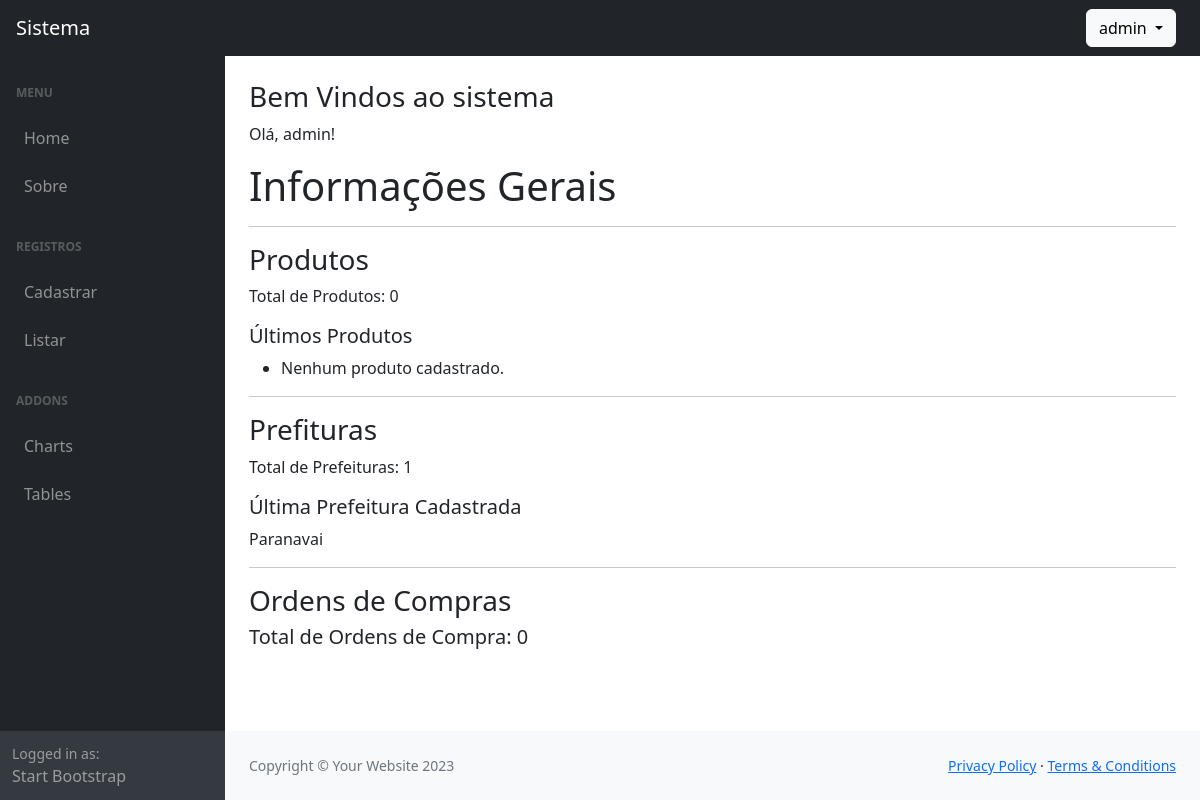
Page / (signed in) on the earlier database version.
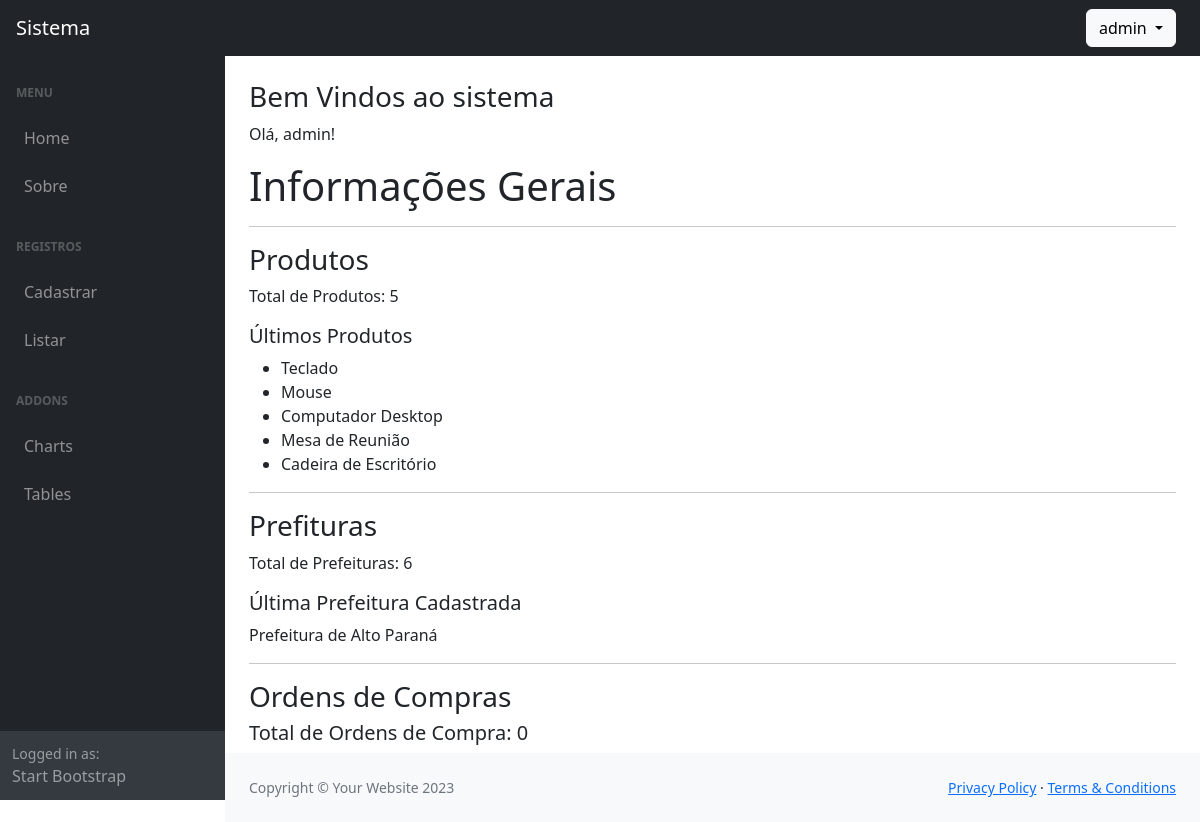
Same page on the later database version.
### cadastros/models.py (models this page shows, shortened)
class Prefeitura(models.Model):
    nome = models.CharField(max_length=150)
    cidade = models.ForeignKey(Cidade, on_delete=models.PROTECT)
    cnpj = models.CharField(max_length=15)
    cadastrado_em = models.DateTimeField(auto_now_add=True)
    atualizado_em = models.DateTimeField(auto_now=True)
    user = models.ForeignKey(settings.AUTH_USER_MODEL, on_delete=models.CASCADE)

class Produto(models.Model):
    nome = models.CharField(max_length=150)
    undMedida = models.CharField(max_length=3)
    user = models.ForeignKey(settings.AUTH_USER_MODEL, on_delete=models.CASCADE)

### paginas/views.py (the view)
# urls.py: path("", IndexView.as_view(), name="index"),
class IndexView(TemplateView):
    template_name = "paginas/index.html"
    def get_context_data(self, *args, **kwargs):
        context = super().get_context_data(*args, **kwargs)
        context['ultimos_produtos'] = Produto.objects.all().order_by('-id')[:5]
        context['quantidade_total_produtos'] = Produto.objects.count()
        context['quantidade_total_prefeituras'] = Prefeitura.objects.count()
        context['ultima_prefeitura'] = Prefeitura.objects.all().order_by('-id').first()
        context['quantidade_total_ordens_de_compra'] = OrdemDeCompra.objects.count()
        return context

### usuarios/models.py (called while the page is built)
    def __str__(self):
        return self.username

### paginas/templates/paginas/index.html
{% extends "paginas/modelo.html" %}
{% load static %}
{% block conteudo %}
<h3>Bem Vindos ao sistema</h3>
{% if not request.user.is_authenticated %}
    <p>
        Para acessar o sistema, faça o login.
    </p>
    <p>
        <a href="{% url 'login' %}" class="btn btn-success">Login</a>
    </p>
{% else %}
    <p>
        Olá, {{ request.user }}!
    </p>
    <h1>Informações Gerais</h1>
    <hr>
    <h3>Produtos</h3>
    <p>Total de Produtos: {{ quantidade_total_produtos }}</p>
    <h5>Últimos Produtos</h5>
    <ul>
        {% for produto in ultimos_produtos %}
            <li>{{ produto.nome }}</li>
        {% empty %}
            <li>Nenhum produto cadastrado.</li>
        {% endfor %}
    </ul>
    <hr>
    <h3>Prefituras</h3>
    <p>Total de Prefeituras: {{ quantidade_total_prefeituras }}</p>
    <h5>Última Prefeitura Cadastrada</h5>
    <p>
        {% if ultima_prefeitura %}
            {{ ultima_prefeitura.nome }}
        {% else %}
            Nenhuma prefeitura cadastrada.
        {% endif %}
    </p>
    <hr>
    <h3>Ordens de Compras</h>
    <h5>Total de Ordens de Compra: {{ quantidade_total_ordens_de_compra }}</h5>
{% endif %}
{% endblock %}

Differences in the rows shown:
no longer on this page (row edited): Prefeitura: nome "Paranavai"
added Produto: nome "Teclado"
added Produto: nome "Mouse"
added Produto: nome "Computador Desktop"
added Produto: nome "Mesa de Reunião"
added Produto: nome "Cadeira de Escritório"
added Prefeitura: nome "Prefeitura de Alto Paraná"
Other differences:
{{ quantidade_total_produtos }}: "0" → "5"
{{ quantidade_total_prefeituras }}: "1" → "6"
text no longer shown: "Nenhum produto cadastrado."
